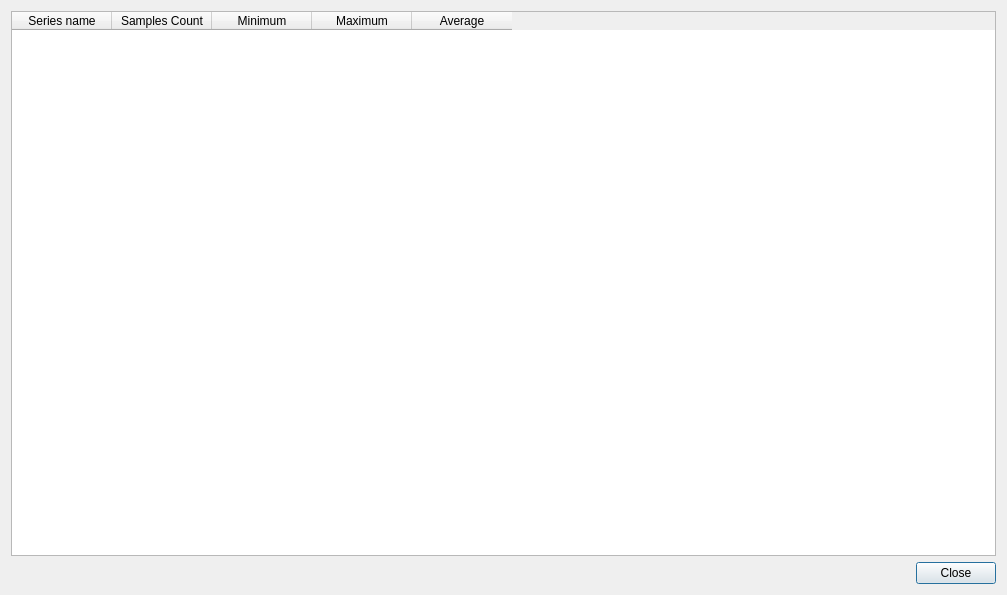
<?xml version="1.0" encoding="UTF-8"?>
<ui version="4.0">
 <class>statistics_dialog</class>
 <widget class="QDialog" name="statistics_dialog">
  <property name="geometry">
   <rect>
    <x>0</x>
    <y>0</y>
    <width>1007</width>
    <height>595</height>
   </rect>
  </property>
  <property name="windowTitle">
   <string>Statistics</string>
  </property>
  <layout class="QVBoxLayout" name="verticalLayout">
   <item>
    <widget class="QTableWidget" name="tableWidget">
     <property name="selectionMode">
      <enum>QAbstractItemView::NoSelection</enum>
     </property>
     <property name="sortingEnabled">
      <bool>true</bool>
     </property>
     <attribute name="verticalHeaderVisible">
      <bool>false</bool>
     </attribute>
     <column>
      <property name="text">
       <string>Series name</string>
      </property>
     </column>
     <column>
      <property name="text">
       <string>Samples Count</string>
      </property>
     </column>
     <column>
      <property name="text">
       <string>Minimum</string>
      </property>
     </column>
     <column>
      <property name="text">
       <string>Maximum</string>
      </property>
     </column>
     <column>
      <property name="text">
       <string>Average</string>
      </property>
     </column>
    </widget>
   </item>
   <item>
    <widget class="QDialogButtonBox" name="buttonBox">
     <property name="orientation">
      <enum>Qt::Horizontal</enum>
     </property>
     <property name="standardButtons">
      <set>QDialogButtonBox::Close</set>
     </property>
    </widget>
   </item>
  </layout>
 </widget>
 <resources/>
 <connections>
  <connection>
   <sender>buttonBox</sender>
   <signal>accepted()</signal>
   <receiver>statistics_dialog</receiver>
   <slot>accept()</slot>
   <hints>
    <hint type="sourcelabel">
     <x>248</x>
     <y>254</y>
    </hint>
    <hint type="destinationlabel">
     <x>157</x>
     <y>274</y>
    </hint>
   </hints>
  </connection>
  <connection>
   <sender>buttonBox</sender>
   <signal>rejected()</signal>
   <receiver>statistics_dialog</receiver>
   <slot>reject()</slot>
   <hints>
    <hint type="sourcelabel">
     <x>316</x>
     <y>260</y>
    </hint>
    <hint type="destinationlabel">
     <x>286</x>
     <y>274</y>
    </hint>
   </hints>
  </connection>
 </connections>
</ui>
